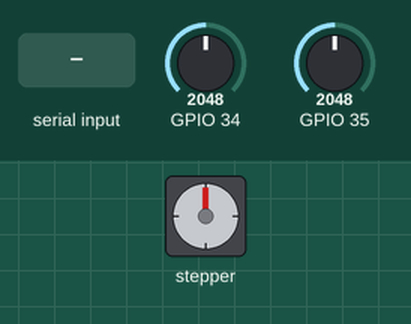
A sketch run on a simulated ESP32. Shown: stepper motor. The inputs (shaded band) are chosen by the test bench; at power-on: GPIO 34 = 2048, GPIO 35 = 2048. Nothing arrives over Bluetooth unless stated; stepper angles assume 2048 steps per turn; what the sketch prints to the serial monitor is not drawn.

Above: at 1.2 s.
1.3 s: "1" received over the second serial link
Timing chart, 0 to 10.1 s (numbered marks = the images above; inputs shaded):
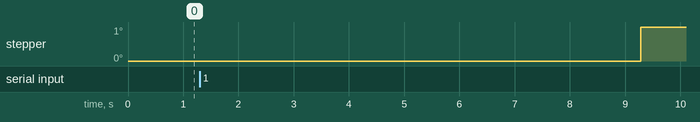

The sketch:

ESPBTCLASSIC.ino
```cpp
#include "BluetoothSerial.h"
#include "driver/adc.h"
#include <AccelStepper.h>


#define SAMPLESPERSTEP 1000 //Set this to whatever you want
#define p1 19
#define p2 16
#define p3 17
#define p4 21

AccelStepper stepper = AccelStepper(AccelStepper::FULL4WIRE, p1,p2,p3,p4); //bottom left 4 pins. You can change with define statements above

String device_name = "Magnometer";
int reading, counter = 0;
volatile int j = -1024;
volatile char hisend, losend;
volatile byte buff[2];
bool acknowledged = false;

adc1_channel_t channelHi = ADC1_CHANNEL_6;
adc1_channel_t channelLo = ADC1_CHANNEL_7;

#if !defined(CONFIG_BT_ENABLED) || !defined(CONFIG_BLUEDROID_ENABLED)
#error Bluetooth is not enabled! Please run `make menuconfig` to and enable it
#endif

#if !defined(CONFIG_BT_SPP_ENABLED)
#error Serial Bluetooth not available or not enabled. It is only available for the ESP32 chip.
#endif

BluetoothSerial SerialBT;

void setup() {
  adc1_config_width(ADC_WIDTH_BIT_12);
  Serial.begin(115200);
  SerialBT.begin(device_name); //Bluetooth device name
  Serial.printf("\"%s\" is started.", device_name.c_str());
  #ifdef USE_PIN
    SerialBT.setPin(pin);
    Serial.println("Using PIN");
  #endif
}

void loop() {
  //reading = int(adc1_get_raw(channelHi)-adc1_get_raw(channelLo));
  if(SerialBT.available())
  {
    if (SerialBT.read() == 49)
    {
    acknowledged = !acknowledged;
    counter = 0;
    }
    Serial.println(SerialBT.read());

  }
  if (acknowledged)
  {
  reading = int(adc1_get_raw(channelHi)-adc1_get_raw(channelLo));

  buff[0] = *((uint8_t*)&(reading)+1);
  buff[1] = *((uint8_t*)&(reading)+0);

  SerialBT.write(buff[0]);
  SerialBT.write(buff[1]);
  counter++;
  if (counter % SAMPLESPERSTEP == 0)
  {
    stepper.move(1);
    //stepper.runToPosition();
    //Serial.println("IN");
    stepper.run();
  }
}
}
```
